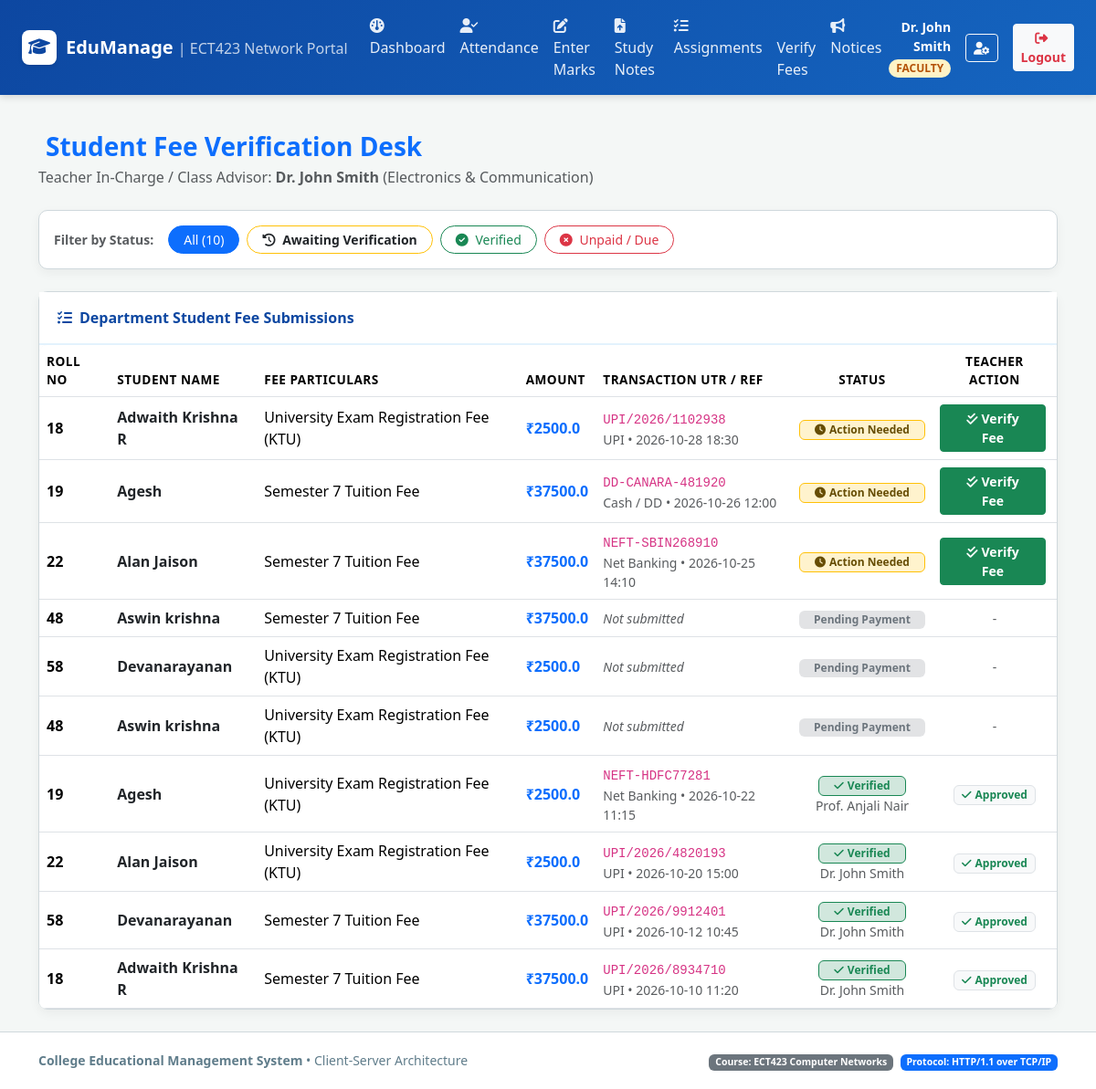
The page /faculty/fees (signed in) on the database its author committed.
### tables this page shows
CREATE TABLE faculty (
    id INTEGER PRIMARY KEY AUTOINCREMENT,
    employee_id TEXT UNIQUE NOT NULL,
    name TEXT NOT NULL,
    department TEXT NOT NULL,
    designation TEXT NOT NULL,
    user_id INTEGER UNIQUE NOT NULL,
    FOREIGN KEY (user_id) REFERENCES users(id) ON DELETE CASCADE
);

CREATE TABLE fees (
    id INTEGER PRIMARY KEY AUTOINCREMENT,
    student_id INTEGER NOT NULL,
    fee_type TEXT NOT NULL,
    amount REAL NOT NULL,
    due_date DATE NOT NULL,
    status TEXT CHECK(status IN ('Pending', 'Paid', 'Verified', 'Rejected')) DEFAULT 'Pending',
    payment_method TEXT,
    transaction_ref TEXT,
    paid_at TIMESTAMP,
    verified_by_faculty_id INTEGER,
    verified_at TIMESTAMP,
    remarks TEXT,
    FOREIGN KEY (student_id) REFERENCES students(id) ON DELETE CASCADE,
    FOREIGN KEY (verified_by_faculty_id) REFERENCES faculty(id) ON DELETE SET NULL
);

CREATE TABLE students (
    id INTEGER PRIMARY KEY AUTOINCREMENT,
    roll_no TEXT UNIQUE NOT NULL,
    name TEXT NOT NULL,
    department TEXT NOT NULL,
    semester INTEGER NOT NULL,
    user_id INTEGER UNIQUE NOT NULL,
    FOREIGN KEY (user_id) REFERENCES users(id) ON DELETE CASCADE
);

### app.py (the view)
@app.route('/faculty/fees')
@role_required('faculty')
def faculty_fees():
    faculty = query_db('SELECT * FROM faculty WHERE user_id = ?', (session['user_id'],), one=True)
    filter_status = request.args.get('status')
    query = '''
        SELECT f.*, s.roll_no, s.name as student_name, s.department, s.semester,
               fac.name as verifier_name
        FROM fees f
        JOIN students s ON f.student_id = s.id
        LEFT JOIN faculty fac ON f.verified_by_faculty_id = fac.id
        WHERE s.department = ?
    '''
    params = [faculty['department']]
    if filter_status:
        query += ' AND f.status = ?'
        params.append(filter_status)
    query += ' ORDER BY CASE f.status WHEN "Paid" THEN 1 WHEN "Pending" THEN 2 ELSE 3 END, f.paid_at DESC'
    fees_list = query_db(query, params)
    return render_template('faculty/fees.html', faculty=faculty, fees=fees_list, current_status=filter_status)

### templates/faculty/fees.html (shortened to what this page needs)
{% extends "base.html" %}
{% block content %}
<div class="d-flex justify-content-between align-items-center mb-4">
    <div>
        <h3 class="fw-bold text-primary mb-1">Student Fee Verification Desk</h3>
        <p class="text-muted mb-0">Teacher In-Charge / Class Advisor: <strong>{{ faculty.name }}</strong> ({{ faculty.department }})</p>
    </div>
</div>
<div class="card card-custom p-3 mb-4">
    <div class="d-flex flex-wrap gap-2 align-items-center">
        <span class="small fw-semibold text-muted me-2">Filter by Status:</span>
        <a href="{{ url_for('faculty_fees') }}" class="btn btn-sm {% if not current_status %}btn-primary{% else %}btn-outline-secondary{% endif %} rounded-pill px-3">
            All ({{ fees|length }})
        </a>
        <a href="{{ url_for('faculty_fees', status='Paid') }}" class="btn btn-sm {% if current_status == 'Paid' %}btn-warning text-dark{% else %}btn-outline-warning text-dark{% endif %} rounded-pill px-3 fw-semibold">
            <i class="fa-solid fa-clock-rotate-left me-1"></i> Awaiting Verification
        </a>
        <a href="{{ url_for('faculty_fees', status='Verified') }}" class="btn btn-sm {% if current_status == 'Verified' %}btn-success{% else %}btn-outline-success{% endif %} rounded-pill px-3">
            <i class="fa-solid fa-circle-check me-1"></i> Verified
        </a>
        <a href="{{ url_for('faculty_fees', status='Pending') }}" class="btn btn-sm {% if current_status == 'Pending' %}btn-danger{% else %}btn-outline-danger{% endif %} rounded-pill px-3">
            <i class="fa-solid fa-circle-xmark me-1"></i> Unpaid / Due
        </a>
    </div>
</div>
<div class="card card-custom">
    <div class="card-header-custom">
        <span><i class="fa-solid fa-list-check me-2"></i>Department Student Fee Submissions</span>
    </div>
    <div class="card-body p-0">
        <div class="table-responsive">
            <table class="table table-custom table-hover align-middle mb-0">
                <thead>
                    <tr>
                        <th>Roll No</th>
                        <th>Student Name</th>
                        <th>Fee Particulars</th>
                        <th>Amount</th>
                        <th>Transaction UTR / Ref</th>
                        <th class="text-center">Status</th>
                        <th class="text-center">Teacher Action</th>
                    </tr>
                </thead>
                <tbody>
                    {% for f in fees %}
                        <tr>
                            <td class="fw-bold">{{ f.roll_no }}</td>
                            <td class="fw-semibold text-dark">{{ f.student_name }}</td>
                            <td>{{ f.fee_type }}</td>
                            <td class="fw-bold text-primary">₹{{ f.amount }}</td>
                            <td>
                                {% if f.transaction_ref %}
                                    <code>{{ f.transaction_ref }}</code>
                                    <div class="small text-muted">{{ f.payment_method }} &bull; {{ f.paid_at[:16] }}</div>
                                {% else %}
                                    <span class="text-muted small fst-italic">Not submitted</span>
                                {% endif %}
                            </td>
                            <td class="text-center">
                                {% if f.status == 'Verified' %}
                                    <span class="badge bg-success-subtle text-success border border-success px-3 py-1">
                                        <i class="fa-solid fa-check me-1"></i>Verified
                                    </span>
                                    <div class="small text-muted">{{ f.verifier_name }}</div>
                                {% elif f.status == 'Paid' %}
                                    <span class="badge bg-warning-subtle text-warning-emphasis border border-warning px-3 py-1">
                                        <i class="fa-solid fa-clock me-1"></i>Action Needed
                                    </span>
                                {% elif f.status == 'Rejected' %}
                                    <span class="badge bg-danger-subtle text-danger border border-danger px-3 py-1">
                                        Rejected
                                    </span>
                                {% else %}
                                    <span class="badge bg-secondary-subtle text-secondary px-3 py-1">
                                        Pending Payment
                                    </span>
                                {% endif %}
                            </td>
                            <td class="text-center">
                                {% if f.status == 'Paid' %}
                                    <button class="btn btn-sm btn-success fw-semibold px-3 me-1" data-bs-toggle="modal" data-bs-target="#verifyModal{{ f.id }}">
                                        <i class="fa-solid fa-check-double me-1"></i>Verify Fee
                                    </button>
                                {% elif f.status == 'Verified' %}
                                    <span class="badge bg-light text-success border"><i class="fa-solid fa-check me-1"></i>Approved</span>
                                {% else %}
                                    <span class="text-muted small">-</span>
                                {% endif %}
                            </td>
                        </tr>
                    {% else %}
                        <tr>
                            <td colspan="7" class="text-center text-muted py-4">No fee records found for this filter.</td>
                        </tr>
                    {% endfor %}
                </tbody>
            </table>
        </div>
    </div>
</div>
{% endblock %}

### templates/base.html (shortened to what this page needs)
<!DOCTYPE html>
<html lang="en">
<head>
    <link href="https://cdn.jsdelivr.net/npm/bootstrap@5.3.3/dist/css/bootstrap.min.css" rel="stylesheet">
    <link href="https://cdnjs.cloudflare.com/ajax/libs/font-awesome/6.5.1/css/all.min.css" rel="stylesheet">
    <link rel="stylesheet" href="{{ url_for('static', filename='css/style.css') }}">
</head>
<body>
    <nav class="navbar navbar-expand-lg navbar-dark navbar-college sticky-top">
        <div class="container-fluid px-4">
            <a class="navbar-brand" href="{{ url_for('index') }}">
                <span class="college-logo-icon"><i class="fa-solid fa-graduation-cap"></i></span>
                <span>EduManage <small class="fw-normal opacity-75 fs-6">| ECT423 Network Portal</small></span>
            </a>
            <div class="collapse navbar-collapse" id="navbarContent">
                {% if current_user.id %}
                    <ul class="navbar-nav me-auto mb-2 mb-lg-0">
                        {% if current_user.role == 'student' %}
                            <li class="nav-item"><a class="nav-link" href="{{ url_for('student_dashboard') }}"><i class="fa-solid fa-gauge me-1"></i> Dashboard</a></li>
                            <li class="nav-item"><a class="nav-link" href="{{ url_for('student_materials') }}"><i class="fa-solid fa-book-bookmark me-1"></i> Study Materials</a></li>
                            <li class="nav-item"><a class="nav-link" href="{{ url_for('student_assignments') }}"><i class="fa-solid fa-pen-ruler me-1"></i> Assignments</a></li>
                            <li class="nav-item"><a class="nav-link" href="{{ url_for('student_fees') }}"><i class="fa-solid fa-receipt me-1"></i> Fee Payment</a></li>
                            <li class="nav-item"><a class="nav-link" href="{{ url_for('student_attendance') }}"><i class="fa-solid fa-calendar-check me-1"></i> Attendance</a></li>
                            <li class="nav-item"><a class="nav-link" href="{{ url_for('student_marks') }}"><i class="fa-solid fa-chart-simple me-1"></i> Marks</a></li>
                            <li class="nav-item"><a class="nav-link" href="{{ url_for('student_notices') }}"><i class="fa-solid fa-bullhorn me-1"></i> Notices</a></li>
                        {% elif current_user.role == 'faculty' %}
                            <li class="nav-item"><a class="nav-link" href="{{ url_for('faculty_dashboard') }}"><i class="fa-solid fa-gauge me-1"></i> Dashboard</a></li>
                            <li class="nav-item"><a class="nav-link" href="{{ url_for('faculty_attendance') }}"><i class="fa-solid fa-user-check me-1"></i> Attendance</a></li>
                            <li class="nav-item"><a class="nav-link" href="{{ url_for('faculty_marks') }}"><i class="fa-solid fa-pen-to-square me-1"></i> Enter Marks</a></li>
                            <li class="nav-item"><a class="nav-link" href="{{ url_for('faculty_materials') }}"><i class="fa-solid fa-file-arrow-up me-1"></i> Study Notes</a></li>
                            <li class="nav-item"><a class="nav-link" href="{{ url_for('faculty_assignments') }}"><i class="fa-solid fa-list-check me-1"></i> Assignments</a></li>
                            <li class="nav-item"><a class="nav-link" href="{{ url_for('faculty_fees') }}"> Verify Fees</a></li>
                            <li class="nav-item"><a class="nav-link" href="{{ url_for('faculty_notices') }}"><i class="fa-solid fa-bullhorn me-1"></i> Notices</a></li>
                        {% endif %}
                    </ul>
                    <div class="d-flex align-items-center gap-3">
                        <div class="text-white text-end d-none d-md-block">
                            <div class="fw-semibold small">{{ current_user.full_name }}</div>
                            <span class="badge badge-role badge-{{ current_user.role }}">{{ current_user.role }}</span>
                        </div>
                        <a href="{{ url_for('profile') }}" class="btn btn-sm btn-outline-light" title="User Profile"><i class="fa-solid fa-user-gear"></i></a>
                        <a href="{{ url_for('logout') }}" class="btn btn-sm btn-light text-danger fw-semibold"><i class="fa-solid fa-right-from-bracket me-1"></i> Logout</a>
                    </div>
                {% else %}
                    <ul class="navbar-nav ms-auto">
                        <li class="nav-item"><a class="nav-link" href="{{ url_for('login') }}"><i class="fa-solid fa-right-to-bracket me-1"></i> Login</a></li>
                    </ul>
                {% endif %}
            </div>
        </div>
    </nav>
    <main class="container my-4 flex-grow-1">
        {% block content %}{% endblock %}
    </main>
    <footer class="text-center">
        <div class="container">
            <div class="row align-items-center">
                <div class="col-md-6 text-md-start">
                    <strong>College Educational Management System</strong> &bull; Client-Server Architecture
                </div>
                <div class="col-md-6 text-md-end mt-2 mt-md-0">
                    <span class="badge bg-secondary">Course: ECT423 Computer Networks</span>
                    <span class="badge bg-primary ms-1">Protocol: HTTP/1.1 over TCP/IP</span>
                </div>
            </div>
        </div>
    </footer>
</body>
</html>

### rows shown on the page
faculty: full_name "Dr. John Smith", name "Dr. John Smith", department "Electronics & Communication"
fees: roll_no "18", student_name "Adwaith Krishna R", fee_type "University Exam Registration Fee (KTU)", amount "2500.0", transaction_ref "UPI/2026/1102938", payment_method "UPI", paid_at "2026-10-28 18:30", status "Paid" (drawn)
fees: roll_no "19", student_name "Agesh", fee_type "Semester 7 Tuition Fee", amount "37500.0", transaction_ref "DD-CANARA-481920", payment_method "Cash / DD", paid_at "2026-10-26 12:00", status "Paid" (drawn)
fees: roll_no "22", student_name "Alan Jaison", fee_type "Semester 7 Tuition Fee", amount "37500.0", transaction_ref "NEFT-SBIN268910", payment_method "Net Banking", paid_at "2026-10-25 14:10", status "Paid" (drawn)
fees: roll_no "48", student_name "Aswin krishna", fee_type "Semester 7 Tuition Fee", amount "37500.0", shows "Not submitted", status "Pending Payment"
fees: roll_no "58", student_name "Devanarayanan", fee_type "University Exam Registration Fee (KTU)", amount "2500.0", shows "Not submitted", status "Pending Payment"
fees: roll_no "48", student_name "Aswin krishna", fee_type "University Exam Registration Fee (KTU)", amount "2500.0", shows "Not submitted", status "Pending Payment"
fees: roll_no "19", student_name "Agesh", fee_type "University Exam Registration Fee (KTU)", amount "2500.0", transaction_ref "NEFT-HDFC77281", payment_method "Net Banking", paid_at "2026-10-22 11:15", verifier_name "Prof. Anjali Nair", status "Verified" (drawn)
fees: roll_no "22", student_name "Alan Jaison", fee_type "University Exam Registration Fee (KTU)", amount "2500.0", transaction_ref "UPI/2026/4820193", payment_method "UPI", paid_at "2026-10-20 15:00", verifier_name "Dr. John Smith", status "Verified" (drawn)
fees: roll_no "58", student_name "Devanarayanan", fee_type "Semester 7 Tuition Fee", amount "37500.0", transaction_ref "UPI/2026/9912401", payment_method "UPI", paid_at "2026-10-12 10:45", verifier_name "Dr. John Smith", status "Verified" (drawn)
fees: roll_no "18", student_name "Adwaith Krishna R", fee_type "Semester 7 Tuition Fee", amount "37500.0", transaction_ref "UPI/2026/8934710", payment_method "UPI", paid_at "2026-10-10 11:20", verifier_name "Dr. John Smith", status "Verified" (drawn)

### other values the page prints
{{ current_user.role }} "FACULTY"
{{ fees|length }} "10"
